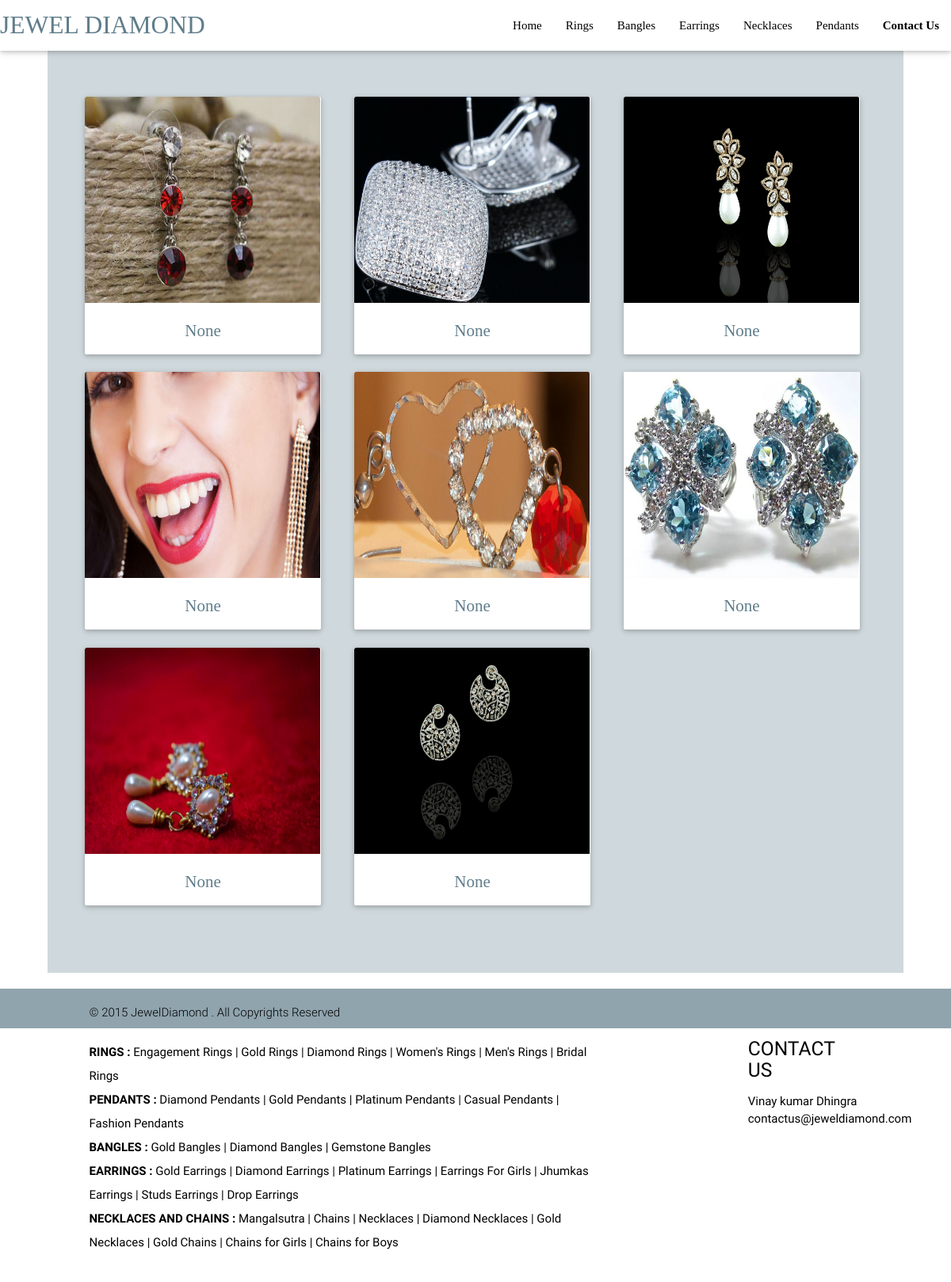
Page /EARRINGS on the committed database.
### diamond/models.py (models this page shows)
class earrings(models.Model):
    url = models.CharField(max_length=50)
    price = models.DecimalField(max_digits=10, decimal_places=2, blank=True, null=True)
    diamond_weight = models.DecimalField(max_digits=5, decimal_places=2, blank=True, null=True)
    gold_weight = models.DecimalField(max_digits=5, decimal_places=2, blank=True, null=True)

### diamond/views.py (the view)
# urls.py: url(r'^EARRINGS$', views.earring),
def earring(request):
    value = earrings.objects.all()
    return render(request,'stone/products.html',{'value':value })

### diamond/templates/stone/products.html (shortened to what this page needs)
{% load staticfiles %}
<!DOCTYPE html>
<html lang="en">
<head>
  <link href="{% static "css/materialize.css" %}" type="text/css" rel="stylesheet" media="screen,projection"/>
  <link href="{% static "css/style.css" %}" type="text/css" rel="stylesheet" media="screen,projection"/>
</head>
<body>
<div class="navbar-fixed">
  <nav>
    <div class=" white nav-wrapper">
      <a href="/" class="brand-logo left ">JEWEL DIAMOND</a>
      <ul id="nav-mobile" class="right hide-on-med-and-down ">
        <li><a href="/">Home</a></li>
        <li><a href="/RINGS">Rings</a></li>
        <li><a href="/BANGLES">Bangles</a></li>
        <li><a href="/EARRINGS">Earrings</a></li>
        <li><a href="NECKLACES">Necklaces</a></li>
        <li><a href="/PENDANTS">Pendants</a></li>
        <li><b><a href="/form">Contact Us</a></b></li>
      </ul>
    </div>
  </nav>
</div>
      <main>
              <div class="row">
                {% for img in value %}
                  <div class="col l4 m6 s12">
                    <div class="card small">
                        <div class="card-image waves-effect waves-block waves-light">
                            <a class="modal-trigger" href="#modal{{img.id}}"><img src="{{img.url}}" alt="{{img.price}}"></a>
                        </div>
                        <div class="center card-content display-card">
                            <a href="">{{img.price}}</a>
                        </div>
                    </div>
                  </div>
                {% endfor %}
              </div>
      </main>
  <footer class="white page-footer">
          <div class=" blue-grey lighten-2 footer-copyright">
            <div class="container">
              <p class="black-text">© 2015 JewelDiamond . All Copyrights Reserved</p>
            </div>
          </div>
          <div class="container">
            <div class="row">
              <div class="col l8 s12">
                <p class="black-text text-lighten-4"><b>RINGS : </b> Engagement Rings | Gold Rings | Diamond Rings | Women's Rings | Men's Rings | Bridal Rings<br>
                <b>PENDANTS : </b>Diamond Pendants | Gold Pendants | Platinum Pendants | Casual Pendants | Fashion Pendants<br>
                <b>BANGLES :</b> Gold Bangles | Diamond Bangles | Gemstone Bangles<br>
                <b>EARRINGS : </b>Gold Earrings | Diamond Earrings | Platinum Earrings | Earrings For Girls | Jhumkas Earrings | Studs Earrings | Drop Earrings<br>
                <b>NECKLACES AND CHAINS : </b>Mangalsutra | Chains | Necklaces | Diamond Necklaces | Gold Necklaces | Gold Chains | Chains for Girls | Chains for Boys
                </p>
              </div>
              <div class="col l2 offset-l2 s12">
                <h5 class="black-text">CONTACT US</h5>
                <ul>
                  <li><a class="black-text text-lighten-3" href="#!">Vinay kumar Dhingra</a></li>
                  <li><a class="black-text text-lighten-3" href="#!">contactus@jeweldiamond.com</a></li>
                </ul>
              </div>
            </div>
          </div>
  </footer>
  </body>
</html>

### diamond/static/css/style.css (style rules this page uses)
body { color: black ; }
.display-card a { font-size: 21px; color: #607d8b !important; font-family: Calibri; }
.card { margin-right: 20px !important; }
.card.small { height: 325px !important; }
.card { margin-right: 50px ; }
nav .brand-logo { color: #607d8b; }
.card.small .card-image { height: 260px; width: 100%; }
nav ul a { color: #000000 ; }
main { margin-left: 5%; margin-right: 5% ; padding-left: 3%; padding-right: 2%; background-color: #cfd8dc ; padding-top: 50px; padding-bottom: 50px ; }
p { line-height: 2rem; }
footer.page-footer { margin: 0; }
@media only screen and (min-width : 993px) { .container { width: 85%; } }

### rows in the picture
earrings: url (picture), price "None"
earrings: url (picture), price "None"
earrings: url (picture), price "None"
earrings: url (picture), price "None"
earrings: url (picture), price "None"
earrings: url (picture), price "None"
earrings: url (picture), price "None"
earrings: url (picture), price "None"
